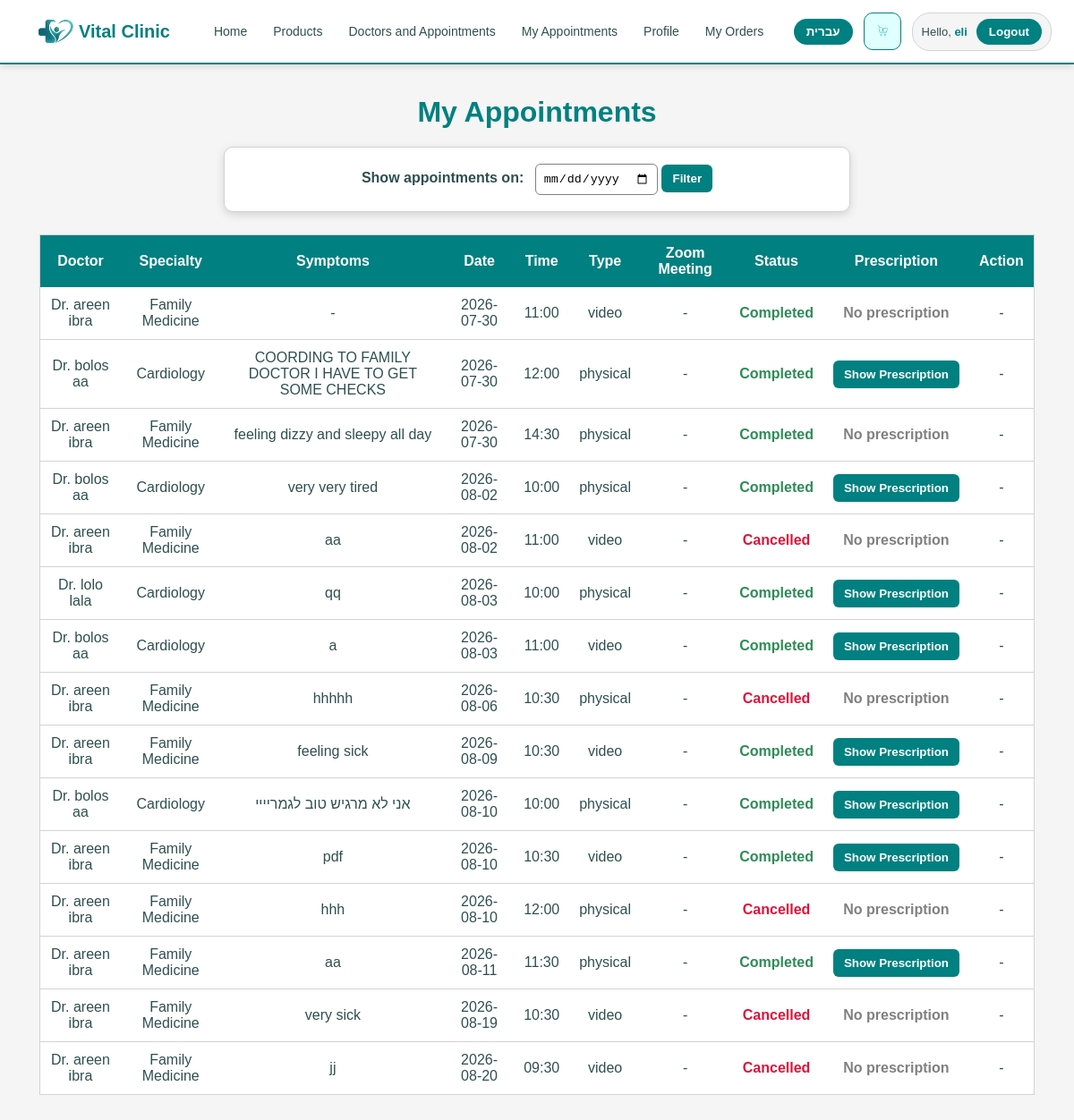
The app's page /my_appointments.php (signed in) with its own data.
### tables this page shows
CREATE TABLE `appointments` (
  `id` int NOT NULL,
  `doctor_id` int DEFAULT NULL,
  `user_id` int DEFAULT NULL,
  `app_date` date DEFAULT NULL,
  `app_time` varchar(20) DEFAULT NULL,
  `type` varchar(20) DEFAULT NULL,
  `status` tinyint(1) DEFAULT '0',
  `request_id` int DEFAULT NULL
);

CREATE TABLE `users` (
  `Id` int NOT NULL,
  `fname` varchar(255) NOT NULL,
  `lname` varchar(255) NOT NULL,
  `id_number` varchar(9) NOT NULL,
  `password` varchar(255) NOT NULL,
  `email` varchar(255) NOT NULL,
  `address` varchar(255) DEFAULT NULL,
  `phone` varchar(20) NOT NULL,
  `blocked` tinyint(1) NOT NULL DEFAULT '0',
  `admin_blocked` tinyint DEFAULT '0',
  `pass1` varchar(255) DEFAULT NULL,
  `pass2` varchar(255) DEFAULT NULL,
  `pass3` varchar(255) DEFAULT NULL,
  `is_admin` tinyint(1) NOT NULL DEFAULT '0',
  `dob` date DEFAULT NULL,
  `signup_date` datetime NOT NULL DEFAULT CURRENT_TIMESTAMP,
  `ls` varchar(10) NOT NULL DEFAULT 'failed',
  `lastld` datetime DEFAULT NULL,
  `is_doctor` tinyint(1) DEFAULT '0',
  `is_pharmacist` tinyint(1) NOT NULL DEFAULT '0',
  `specialty` int DEFAULT NULL,
  `branch_id` int DEFAULT NULL
);

CREATE TABLE `specialties` (
  `specialty_id` int NOT NULL,
  `specialty_name` varchar(100) NOT NULL
);

CREATE TABLE `appointment_requests` (
  `request_id` int NOT NULL,
  `user_id` int NOT NULL,
  `branch_id` int DEFAULT NULL,
  `specialty_id` int DEFAULT NULL,
  `symptoms` text NOT NULL,
  `status` tinyint(1) NOT NULL DEFAULT '0',
  `created_at` datetime NOT NULL DEFAULT CURRENT_TIMESTAMP
);

### language.php (called while the page is built, shortened)
<?php
function langText($english, $hebrew)
{
    return $english;
}
?>

### my_appointments.php (the view, shortened to what this page needs)
<?php
require("nav.php");
require("db_connection.php");
$uid = $_SESSION["userid"];
$today = date("Y-m-d");
$current_time = date("H:i");
mysqli_query($con, "
    UPDATE appointments
    SET status=1
    WHERE user_id=$uid
    AND status=0
    AND (
        app_date<'$today'
        OR (
            app_date='$today'
            AND app_time<'$current_time'
        )
    )
");
$filter_date = "";
if ($filter_date != "") {
    $appointments = mysqli_query($con, "
        SELECT appointments.*,
               users.fname,
               users.lname,
               specialties.specialty_name,
               doctor_zoom_links.zoom_link,
               appointment_requests.symptoms
        FROM appointments
        JOIN users
            ON appointments.doctor_id=users.Id
        LEFT JOIN specialties
            ON users.specialty=specialties.specialty_id
        LEFT JOIN doctor_zoom_links
            ON appointments.doctor_id=
               doctor_zoom_links.doctor_id
        LEFT JOIN appointment_requests
            ON appointments.request_id=
               appointment_requests.request_id
        WHERE appointments.user_id=$uid
        AND appointments.app_date='$filter_date'
        ORDER BY appointments.app_time ASC
    ");
} else {
    $appointments = mysqli_query($con, "
        SELECT appointments.*,
               users.fname,
               users.lname,
               specialties.specialty_name,
               doctor_zoom_links.zoom_link,
               appointment_requests.symptoms
        FROM appointments
        JOIN users
            ON appointments.doctor_id=users.Id
        LEFT JOIN specialties
            ON users.specialty=specialties.specialty_id
        LEFT JOIN doctor_zoom_links
            ON appointments.doctor_id=
               doctor_zoom_links.doctor_id
        LEFT JOIN appointment_requests
            ON appointments.request_id=
               appointment_requests.request_id
        WHERE appointments.user_id=$uid
        ORDER BY appointments.app_date ASC,
                 appointments.app_time ASC
    ");
}
?>
<!DOCTYPE html>
<html lang="en">
<head>
</head>
<body>
<main class="appointments-page">
<h1 class="appointments-title"><?php echo langText("My Appointments", "התורים שלי"); ?></h1>
<section class="appointments-filter-box">
    <form method="post">
        <label class="appointments-filter-label"><?php echo langText("Show appointments on:", "הצג תורים בתאריך:"); ?></label>
        <input
            type="date"
            name="filter_date"
            value="<?php echo $filter_date; ?>"
            class="appointments-filter-input"
        >
        <button type="submit" class="appointments-filter-button">
            <?php echo langText("Filter", "סינון"); ?>
        </button>
    </form>
</section>
<?php if (mysqli_num_rows($appointments) == 0) { ?>
    <?php if ($filter_date != "") { ?>
        <p class="appointments-no-results">
            <?php echo langText("No appointments on that date.", "אין תורים בתאריך זה."); ?>
        </p>
    <?php } else { ?>
        <p class="appointments-no-results">
            <?php echo langText("You have no appointments yet.", "אין לך תורים עדיין."); ?>
        </p>
    <?php } ?>
<?php } else { ?>
<div class="appointments-table-wrap">
<table class="appointments-table">
    <tr>
        <th><?php echo langText("Doctor", "רופא"); ?></th>
        <th><?php echo langText("Specialty", "התמחות"); ?></th>
        <th><?php echo langText("Symptoms", "תסמינים"); ?></th>
        <th><?php echo langText("Date", "תאריך"); ?></th>
        <th><?php echo langText("Time", "שעה"); ?></th>
        <th><?php echo langText("Type", "סוג"); ?></th>
        <th><?php echo langText("Zoom Meeting", "פגישת Zoom"); ?></th>
        <th><?php echo langText("Status", "סטטוס"); ?></th>
        <th><?php echo langText("Prescription", "מרשם"); ?></th>
        <th><?php echo langText("Action", "פעולה"); ?></th>
    </tr>
    <?php while ($a = mysqli_fetch_array($appointments)) { ?>
        <tr>
            <td>
                <?php echo langText("Dr.", 'ד"ר'); ?>
                <?php
                echo $a["fname"] . " " . $a["lname"];
                ?>
            </td>
            <td>
                <?php echo $a["specialty_name"]; ?>
            </td>
            <td>
                <?php
                if ($a["symptoms"] != "") {
                    echo $a["symptoms"];
                } else {
                    echo "-";
                }
                ?>
            </td>
            <td>
                <?php echo $a["app_date"]; ?>
            </td>
            <td>
                <?php echo $a["app_time"]; ?>
            </td>
            <td>
                <?php echo $a["type"]; ?>
            </td>
            <td>
                <?php
                if (
                    $a["type"] == "video" &&
                    $a["status"] == 0 &&
                    (
                        $a["app_date"] > $today ||
                        (
                            $a["app_date"] == $today &&
                            $a["app_time"] >= $current_time
                        )
                    )
                ) {
                    if ($a["zoom_link"] != "") {
                ?>
                        <a
                            class="appointments-button"
                            href="<?php echo $a["zoom_link"]; ?>"
                            target="_blank"
                        >
                            <?php echo langText("Join Zoom", "הצטרף ל-Zoom"); ?>
                        </a>
                <?php
                    } else {
                        echo langText("No Zoom Link", "אין קישור ל-Zoom");
                    }
                } else {
                    echo "-";
                }
                ?>
            </td>
            <td>
                <?php
                if ($a["status"] == 1) {
                    echo "
                        <span class='appointments-status-done'>
                            " . langText("Completed", "הושלם") . "
                        </span>
                    ";
                } else if ($a["status"] == 2) {
                    echo "
                        <span class='appointments-status-cancelled'>
                            " . langText("Cancelled", "בוטל") . "
                        </span>
                    ";
                } else {
                    echo "
                        <span class='appointments-status-upcoming'>
                            " . langText("Upcoming", "קרוב") . "
                        </span>
                    ";
                }
                ?>
            </td>
            <td>
                <?php
                $prescription = mysqli_query($con, "
                    SELECT *
                    FROM prescriptions
                    WHERE appointment_id=" . $a["id"] . "
                    AND user_id=$uid
                ");
                if (mysqli_num_rows($prescription) > 0) {
                ?>
                    <form
                        method="post"
                        action="view_prescription.php"
                    >
                        <button
                            class="appointments-button"
                            type="submit"
                            name="appointment_id"
                            value="<?php echo $a["id"]; ?>"
                        >
                            <?php echo langText("Show Prescription", "הצג מרשם"); ?>
                        </button>
                    </form>
                <?php
                } else {
                    echo "
                        <span class='appointments-no-prescription'>
                            " . langText("No prescription", "אין מרשם") . "
                        </span>
                    ";
                }
                ?>
            </td>
            <td>
                <?php if ($a["status"] == 0) { ?>
                    <?php if ($a["app_date"] > $today) { ?>
                        <form method="post">
                            <input
                                type="hidden"
                                name="app_id"
                                value="<?php echo $a["id"]; ?>"
                            >
                            <button
                                class="appointments-cancel-button"
                                type="submit"
                                name="cancel_btn"
                            >
                                <?php echo langText("Cancel Appointment", "בטל תור"); ?>
                            </button>
                        </form>
                    <?php } else if (
                        $a["app_date"] == $today &&
                        $a["app_time"] >= $current_time
                    ) { ?>
                        <form method="post">
                            <input
                                type="hidden"
                                name="app_id"
                                value="<?php echo $a["id"]; ?>"
                            >
                            <button
                                class="appointments-cancel-button"
                                type="submit"
                                name="cancel_btn"
                            >
                                <?php echo langText("Cancel Appointment", "בטל תור"); ?>
                            </button>
                        </form>
                    <?php } else { ?>
                        -
                    <?php } ?>
                <?php } else { ?>
                    -
                <?php } ?>
            </td>
        </tr>
    <?php } ?>
</table>
</div>
<?php } ?>
</main>
</body>
</html>

### nav.php (style rules this page uses)
body { margin: 0; font-family: Arial, sans-serif; background: whitesmoke; }

### my_appointments.php (style rules this page uses)
.appointments-page { padding: 35px 15px; font-family: Arial, sans-serif; }
.appointments-title { margin: 0 0 20px; color: teal; text-align: center; }
.appointments-filter-box { max-width: 700px; margin: 0 auto 25px; padding: 18px; background: white; border: 1px solid lightgray; border-radius: 10px; box-shadow: 0 3px 10px lightgray; text-align: center; box-sizing: border-box; }
.appointments-filter-label { margin-right: 8px; color: darkslategray; font-weight: bold; }
.appointments-filter-input { padding: 8px; border: 1px solid gray; border-radius: 6px; }
.appointments-filter-button, .appointments-button, .appointments-cancel-button { padding: 8px 12px; border: none; border-radius: 6px; color: white; font-weight: bold; cursor: pointer; text-decoration: none; }
.appointments-button { white-space: nowrap; }
.appointments-filter-button, .appointments-button { background: teal; }
.appointments-table-wrap { width: 95%; max-width: 1250px; margin: 0 auto; overflow-x: auto; }
.appointments-table { width: 100%; min-width: 1050px; border-collapse: collapse; background: white; border: 1px solid lightgray; }
.appointments-table th { padding: 11px; background: teal; color: white; }
.appointments-table td { padding: 11px; border-bottom: 1px solid lightgray; color: darkslategray; text-align: center; }
.appointments-table form { margin: 0; }
.appointments-status-done { color: seagreen; font-weight: bold; }
.appointments-status-cancelled { color: crimson; font-weight: bold; }
.appointments-no-prescription { color: gray; font-weight: bold; }

### records on screen
appointments: doctor.fname "areen", doctor.lname "ibra", specialties.specialty_name "Family Medicine", app_date "2026-07-30", app_time "11:00", type "video"
appointments: doctor.fname "bolos", doctor.lname "aa", specialties.specialty_name "Cardiology", request.symptoms "COORDING TO FAMILY DOCTOR I HAVE TO GET SOME CHECKS", app_date "2026-07-30", app_time "12:00", type "physical", $a["id"] 35 (drawn)
appointments: doctor.fname "areen", doctor.lname "ibra", specialties.specialty_name "Family Medicine", request.symptoms "feeling dizzy and sleepy all day", app_date "2026-07-30", app_time "14:30", type "physical"
appointments: doctor.fname "bolos", doctor.lname "aa", specialties.specialty_name "Cardiology", request.symptoms "very very tired", app_date "2026-08-02", app_time "10:00", type "physical", $a["id"] 36 (drawn)
appointments: doctor.fname "areen", doctor.lname "ibra", specialties.specialty_name "Family Medicine", request.symptoms "aa", app_date "2026-08-02", app_time "11:00", type "video"
appointments: doctor.fname "lolo", doctor.lname "lala", specialties.specialty_name "Cardiology", request.symptoms "qq", app_date "2026-08-03", app_time "10:00", type "physical", $a["id"] 43 (drawn)
appointments: doctor.fname "bolos", doctor.lname "aa", specialties.specialty_name "Cardiology", request.symptoms "a", app_date "2026-08-03", app_time "11:00", type "video", $a["id"] 42 (drawn)
appointments: doctor.fname "areen", doctor.lname "ibra", specialties.specialty_name "Family Medicine", request.symptoms "hhhhh", app_date "2026-08-06", app_time "10:30", type "physical"
appointments: doctor.fname "areen", doctor.lname "ibra", specialties.specialty_name "Family Medicine", request.symptoms "feeling sick", app_date "2026-08-09", app_time "10:30", type "video", $a["id"] 56 (drawn)
appointments: doctor.fname "bolos", doctor.lname "aa", specialties.specialty_name "Cardiology", request.symptoms "אני לא מרגיש טוב לגמריייי", app_date "2026-08-10", app_time "10:00", type "physical", $a["id"] 55 (drawn)
appointments: doctor.fname "areen", doctor.lname "ibra", specialties.specialty_name "Family Medicine", request.symptoms "pdf", app_date "2026-08-10", app_time "10:30", type "video", $a["id"] 49 (drawn)
appointments: doctor.fname "areen", doctor.lname "ibra", specialties.specialty_name "Family Medicine", request.symptoms "hhh", app_date "2026-08-10", app_time "12:00", type "physical"
appointments: doctor.fname "areen", doctor.lname "ibra", specialties.specialty_name "Family Medicine", request.symptoms "aa", app_date "2026-08-11", app_time "11:30", type "physical", $a["id"] 50 (drawn)
appointments: doctor.fname "areen", doctor.lname "ibra", specialties.specialty_name "Family Medicine", request.symptoms "very sick", app_date "2026-08-19", app_time "10:30", type "video"
appointments: doctor.fname "areen", doctor.lname "ibra", specialties.specialty_name "Family Medicine", request.symptoms "jj", app_date "2026-08-20", app_time "09:30", type "video"

### other values on screen
langText("Home", "דף הבית") "Home"
langText("Products", "מוצרים") "Products"
langText("Doctors and Appointments", "רופאים ותורים") "Doctors and Appointments"
langText("My Appointments", "תורים") "My Appointments"
langText("Profile", "פרופיל") "Profile"
langText("My Orders", "ההזמנות שלי") "My Orders"
langText("עברית", "English") "עברית"
langText("Hello", "שלום") "Hello"
$_SESSION["fname"] "eli"
langText("Logout", "התנתקות") "Logout"
langText("My Appointments", "התורים שלי") "My Appointments"
langText("Show appointments on:", "הצג תורים בתאריך:") "Show appointments on:"
langText("Filter", "סינון") "Filter"
langText("Doctor", "רופא") "Doctor"
langText("Specialty", "התמחות") "Specialty"
